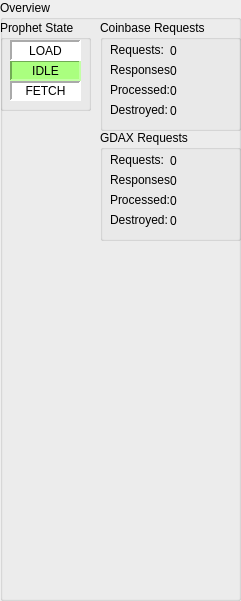
   <widget class="QGroupBox" name="groupBox">
    <property name="geometry">
     <rect>
      <x>660</x>
      <y>79</y>
      <width>241</width>
      <height>601</height>
     </rect>
    </property>
    <property name="toolTip">
     <string>&lt;html&gt;&lt;head/&gt;&lt;body&gt;&lt;p&gt;Statistics and whatnot...&lt;/p&gt;&lt;/body&gt;&lt;/html&gt;</string>
    </property>
    <property name="title">
     <string>Overview</string>
    </property>
    <property name="flat">
     <bool>true</bool>
    </property>
    <property name="checkable">
     <bool>false</bool>
    </property>
    <widget class="QGroupBox" name="groupBox_2">
     <property name="geometry">
      <rect>
       <x>0</x>
       <y>20</y>
       <width>91</width>
       <height>91</height>
      </rect>
     </property>
     <property name="title">
      <string>Prophet State</string>
     </property>
     <widget class="QLabel" name="label_5">
      <property name="geometry">
       <rect>
        <x>10</x>
        <y>40</y>
        <width>71</width>
        <height>21</height>
       </rect>
      </property>
      <property name="autoFillBackground">
       <bool>false</bool>
      </property>
      <property name="styleSheet">
       <string notr="true">background-color:rgb(170, 255, 127);</string>
      </property>
      <property name="frameShape">
       <enum>QFrame::Panel</enum>
      </property>
      <property name="frameShadow">
       <enum>QFrame::Sunken</enum>
      </property>
      <property name="lineWidth">
       <number>2</number>
      </property>
      <property name="text">
       <string>IDLE</string>
      </property>
      <property name="alignment">
       <set>Qt::AlignCenter</set>
      </property>
     </widget>
     <widget class="QLabel" name="label_9">
      <property name="geometry">
       <rect>
        <x>10</x>
        <y>61</y>
        <width>71</width>
        <height>20</height>
       </rect>
      </property>
      <property name="autoFillBackground">
       <bool>false</bool>
      </property>
      <property name="styleSheet">
       <string notr="true">background-color: rgb(255, 255, 255);</string>
      </property>
      <property name="frameShape">
       <enum>QFrame::Panel</enum>
      </property>
      <property name="frameShadow">
       <enum>QFrame::Sunken</enum>
      </property>
      <property name="lineWidth">
       <number>2</number>
      </property>
      <property name="text">
       <string>FETCH</string>
      </property>
      <property name="alignment">
       <set>Qt::AlignCenter</set>
      </property>
     </widget>
     <widget class="QLabel" name="label_10">
      <property name="geometry">
       <rect>
        <x>10</x>
        <y>20</y>
        <width>71</width>
        <height>21</height>
       </rect>
      </property>
      <property name="autoFillBackground">
       <bool>false</bool>
      </property>
      <property name="styleSheet">
       <string notr="true">background-color: rgb(255, 255, 255);</string>
      </property>
      <property name="frameShape">
       <enum>QFrame::Panel</enum>
      </property>
      <property name="frameShadow">
       <enum>QFrame::Sunken</enum>
      </property>
      <property name="lineWidth">
       <number>2</number>
      </property>
      <property name="text">
       <string>LOAD</string>
      </property>
      <property name="alignment">
       <set>Qt::AlignCenter</set>
      </property>
     </widget>
    </widget>
    <widget class="QGroupBox" name="groupBox_4">
     <property name="geometry">
      <rect>
       <x>100</x>
       <y>20</y>
       <width>141</width>
       <height>111</height>
      </rect>
     </property>
     <property name="title">
      <string>Coinbase Requests</string>
     </property>
     <widget class="QLabel" name="label_42">
      <property name="geometry">
       <rect>
        <x>10</x>
        <y>20</y>
        <width>61</width>
        <height>20</height>
       </rect>
      </property>
      <property name="text">
       <string>Requests:</string>
      </property>
     </widget>
     <widget class="QLabel" name="label_43">
      <property name="geometry">
       <rect>
        <x>10</x>
        <y>40</y>
        <width>61</width>
        <height>20</height>
       </rect>
      </property>
      <property name="text">
       <string>Responses:</string>
      </property>
     </widget>
     <widget class="QLabel" name="label_44">
      <property name="geometry">
       <rect>
        <x>10</x>
        <y>60</y>
        <width>61</width>
        <height>20</height>
       </rect>
      </property>
      <property name="text">
       <string>Processed:</string>
      </property>
     </widget>
     <widget class="QLabel" name="mCbStatRequests">
      <property name="geometry">
       <rect>
        <x>70</x>
        <y>20</y>
        <width>61</width>
        <height>21</height>
       </rect>
      </property>
      <property name="text">
       <string>0</string>
      </property>
     </widget>
     <widget class="QLabel" name="mCbStatResponses">
      <property name="geometry">
       <rect>
        <x>70</x>
        <y>40</y>
        <width>61</width>
        <height>21</height>
       </rect>
      </property>
      <property name="text">
       <string>0</string>
      </property>
     </widget>
     <widget class="QLabel" name="mCbStatProcessed">
      <property name="geometry">
       <rect>
        <x>70</x>
        <y>60</y>
        <width>61</width>
        <height>21</height>
       </rect>
      </property>
      <property name="text">
       <string>0</string>
      </property>
     </widget>
     <widget class="QLabel" name="mCbStatDestroyed">
      <property name="geometry">
       <rect>
        <x>70</x>
        <y>80</y>
        <width>61</width>
        <height>21</height>
       </rect>
      </property>
      <property name="text">
       <string>0</string>
      </property>
     </widget>
     <widget class="QLabel" name="label_45">
      <property name="geometry">
       <rect>
        <x>10</x>
        <y>80</y>
        <width>61</width>
        <height>20</height>
       </rect>
      </property>
      <property name="text">
       <string>Destroyed:</string>
      </property>
     </widget>
    </widget>
    <widget class="QGroupBox" name="groupBox_5">
     <property name="geometry">
      <rect>
       <x>100</x>
       <y>130</y>
       <width>141</width>
       <height>111</height>
      </rect>
     </property>
     <property name="title">
      <string>GDAX Requests</string>
     </property>
     <widget class="QLabel" name="label_48">
      <property name="geometry">
       <rect>
        <x>10</x>
        <y>20</y>
        <width>61</width>
        <height>20</height>
       </rect>
      </property>
      <property name="text">
       <string>Requests:</string>
      </property>
     </widget>
     <widget class="QLabel" name="label_49">
      <property name="geometry">
       <rect>
        <x>10</x>
        <y>40</y>
        <width>61</width>
        <height>20</height>
       </rect>
      </property>
      <property name="text">
       <string>Responses:</string>
      </property>
     </widget>
     <widget class="QLabel" name="label_50">
      <property name="geometry">
       <rect>
        <x>10</x>
        <y>60</y>
        <width>61</width>
        <height>20</height>
       </rect>
      </property>
      <property name="text">
       <string>Processed:</string>
      </property>
     </widget>
     <widget class="QLabel" name="mGdaxStatRequests">
      <property name="geometry">
       <rect>
        <x>70</x>
        <y>20</y>
        <width>61</width>
        <height>21</height>
       </rect>
      </property>
      <property name="text">
       <string>0</string>
      </property>
     </widget>
     <widget class="QLabel" name="mGdaxStatResponses">
      <property name="geometry">
       <rect>
        <x>70</x>
        <y>40</y>
        <width>61</width>
        <height>21</height>
       </rect>
      </property>
      <property name="text">
       <string>0</string>
      </property>
     </widget>
     <widget class="QLabel" name="mGdaxStatProcessed">
      <property name="geometry">
       <rect>
        <x>70</x>
        <y>60</y>
        <width>61</width>
        <height>21</height>
       </rect>
      </property>
      <property name="text">
       <string>0</string>
      </property>
     </widget>
     <widget class="QLabel" name="mGdaxStatDestroyed">
      <property name="geometry">
       <rect>
        <x>70</x>
        <y>80</y>
        <width>61</width>
        <height>21</height>
       </rect>
      </property>
      <property name="text">
       <string>0</string>
      </property>
     </widget>
     <widget class="QLabel" name="label_46">
      <property name="geometry">
       <rect>
        <x>10</x>
        <y>80</y>
        <width>61</width>
        <height>20</height>
       </rect>
      </property>
      <property name="text">
       <string>Destroyed:</string>
      </property>
     </widget>
    </widget>
   </widget>
